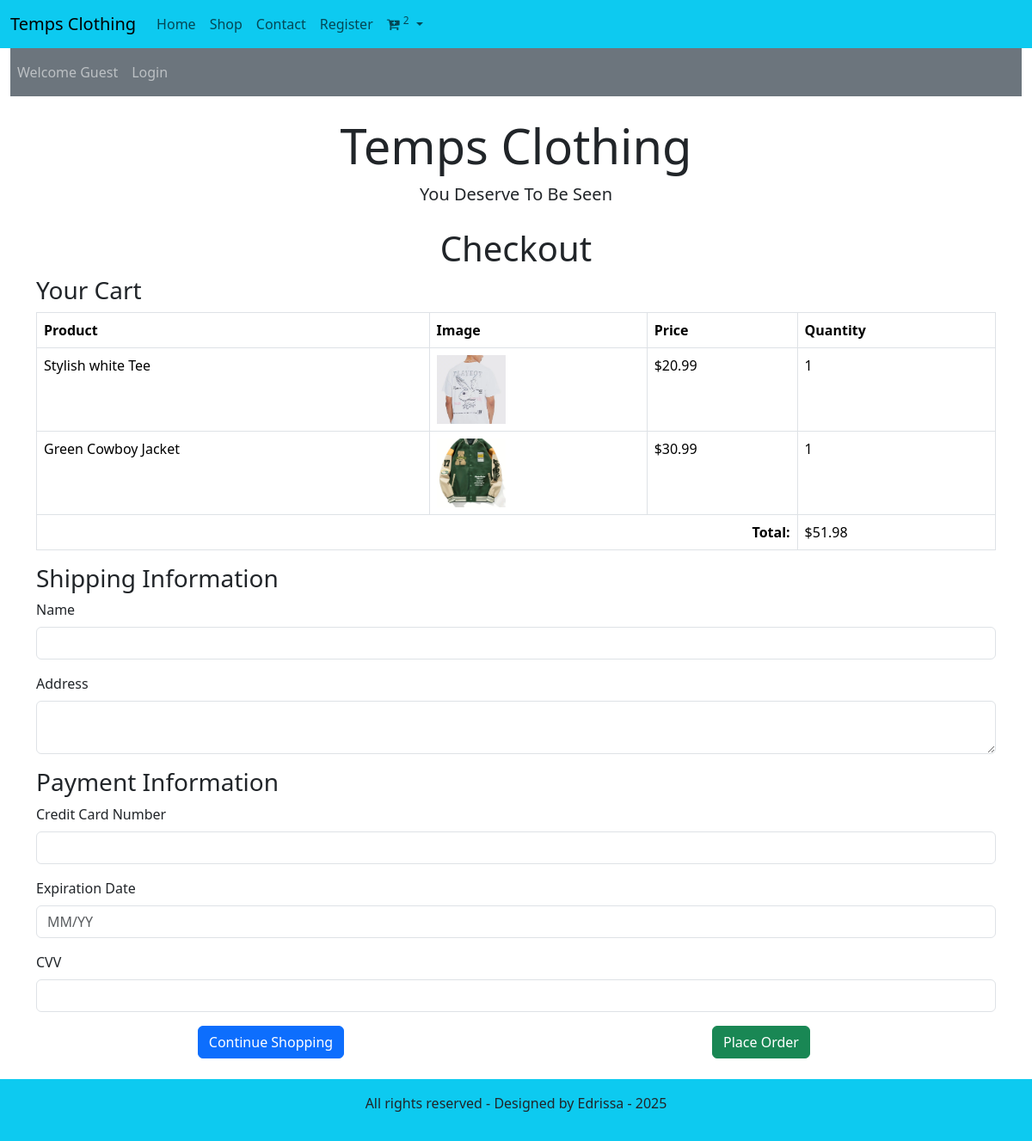
The page /checkout.php on the database its author committed.
### tables this page shows
CREATE TABLE `card_details` (
  `product_id` int(11) NOT NULL,
  `quantity` int(100) NOT NULL,
  `user_id` int(11) NOT NULL
);

CREATE TABLE `categories` (
  `category_title` int(11) NOT NULL,
  `product_title` varchar(100) NOT NULL,
  `product_description` varchar(255) NOT NULL,
  `product_keyword` varchar(255) NOT NULL,
  `product_id` int(11) NOT NULL,
  `product_image` varchar(255) NOT NULL,
  `product_price` varchar(100) NOT NULL,
  `date` timestamp NOT NULL DEFAULT current_timestamp() ON UPDATE current_timestamp(),
  `status` varchar(100) NOT NULL
);

### checkout.php (the view, shortened to what this page needs)
<?php
include('./functions/common_function.php');
$user_id = isset($_SESSION['user_id']) ? $_SESSION['user_id'] : 1;
$query = "SELECT cd.quantity, c.product_title, c.product_price, c.product_image, c.product_id
          FROM card_details cd
          LEFT JOIN categories c ON cd.product_id = c.product_id
          WHERE cd.user_id = '$user_id'";
$result = mysqli_query($con, $query);
$total = 0;
$cartItems = array();
while($row = mysqli_fetch_assoc($result)) {
    $total += $row['product_price'] * $row['quantity'];
    $cartItems[] = $row;
}
?>
<!DOCTYPE html>
<html lang="en">
<head>
  <link href="https://cdn.jsdelivr.net/npm/bootstrap@5.3.3/dist/css/bootstrap.min.css" rel="stylesheet">
  <link rel="stylesheet" href="Style.css">
  <link href="https://cdnjs.cloudflare.com/ajax/libs/font-awesome/4.7.0/css/font-awesome.css" rel="stylesheet">
</head>
<body>
  <?php include('header.php'); ?>
  <div class="container mt-4">
    <h1 class="text-center">Checkout</h1>
    <?php if (!empty($cartItems)): ?>
      <h3>Your Cart</h3>
      <table class="table table-bordered">
        <thead>
          <tr>
            <th>Product</th>
            <th>Image</th>
            <th>Price</th>
            <th>Quantity</th>
          </tr>
        </thead>
        <tbody>
          <?php foreach($cartItems as $item):
                  $image_path = 'Images/' . $item['product_image'];
          ?>
            <tr>
              <td><?php echo $item['product_title']; ?></td>
              <td><img src="<?php echo $image_path; ?>" alt="<?php echo $item['product_title']; ?>" style="width:80px; height:80px; object-fit:cover;"></td>
              <td>$<?php echo $item['product_price']; ?></td>
              <td><?php echo $item['quantity']; ?></td>
            </tr>
          <?php endforeach; ?>
          <tr>
            <td colspan="3" class="text-end"><strong>Total:</strong></td>
            <td>$<?php echo $total; ?></td>
          </tr>
        </tbody>
      </table>
      <form action="process_order.php" method="post">
        <h3>Shipping Information</h3>
        <div class="mb-3">
          <label class="form-label">Name</label>
          <input type="text" name="name" class="form-control" required>
        </div>
        <div class="mb-3">
          <label class="form-label">Address</label>
          <textarea name="address" class="form-control" required></textarea>
        </div>
        <h3>Payment Information</h3>
        <div class="mb-3">
          <label class="form-label">Credit Card Number</label>
          <input type="text" name="card_number" class="form-control" required>
        </div>
        <div class="mb-3">
          <label class="form-label">Expiration Date</label>
          <input type="text" name="exp_date" class="form-control" placeholder="MM/YY" required>
        </div>
        <div class="mb-3">
          <label class="form-label">CVV</label>
          <input type="text" name="cvv" class="form-control" required>
        </div>
        <div class="row">
          <div class="col-md-6 text-center">
            <a href="index.php" class="btn btn-primary">Continue Shopping</a>
          </div>
          <div class="col-md-6 text-center">
            <button type="submit" class="btn btn-success">Place Order</button>
          </div>
        </div>
      </form>
    <?php endif; ?>
  </div>
  <?php include("includes/footer.php"); ?>
</body>
</html>

### Style.css (style rules this page uses)
* { margin:0; padding:0; box-sizing:border-box; }

### rows shown on the page
card_details: categories.product_title "Stylish white Tee", categories.product_image (picture), categories.product_price "20.99", quantity "1"
card_details: categories.product_title "Green Cowboy Jacket", categories.product_image (picture), categories.product_price "30.99", quantity "1"

### other values the page prints
getCartItemCount() "2"
$total "51.98"
